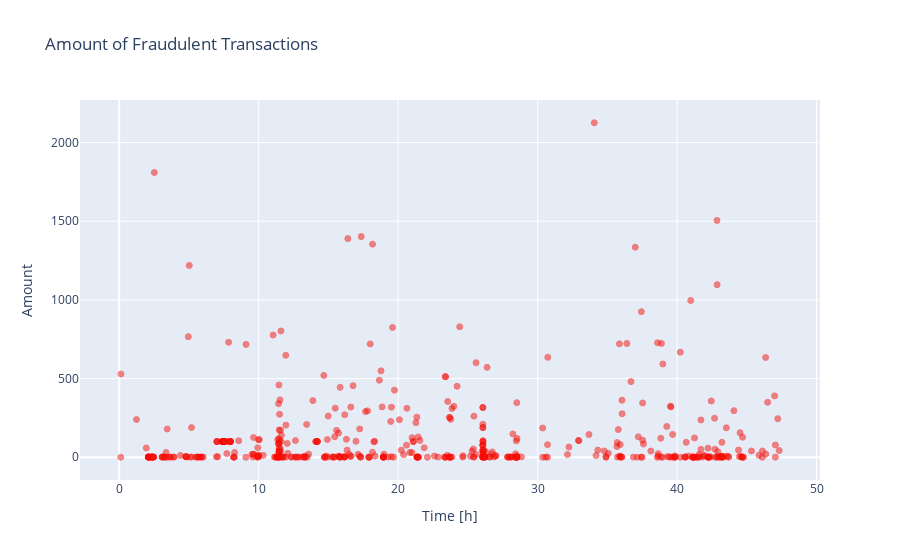

Here is the notebook cell this chart was saved with:
### Markdown cell above
## Scatter Plot of Fraudulent Transactions: Time vs Amount

### Code cell
# Create a scatter plot for fraudulent transactions
data_for_scatter_plot = data.loc[data['Fraud_Flag'] == 1]
data_for_scatter_plot['Transaction_Time'] = data_for_scatter_plot['Transaction_Time'] / 3600  # Convert to hours
data_for_scatter_plot['Transaction_Amount'] = data_for_scatter_plot['Transaction_Amount'].astype(float)  # Ensure it's float

trace = go.Scatter(
    x=data_for_scatter_plot['Transaction_Time'],
    y=data_for_scatter_plot['Transaction_Amount'],
    name="Transaction Amount",
    marker=dict(
        color='rgb(238,23,11)',
        line=dict(
            color='red',
            width=1
        ),
        opacity=0.5,
    ),
    text=data_for_scatter_plot['Transaction_Amount'],
    mode="markers"
)

scatter_plot_data= [trace]
layout = dict(
    title='Amount of Fraudulent Transactions',
    xaxis=dict(title='Time [h]', showticklabels=True),
    yaxis=dict(title='Amount'),
    hovermode='closest'
)

fig = dict(data=scatter_plot_data, layout=layout) 
iplot(fig, filename='fraud-amount')

### Figure 1 — Plotly figure (JSON) as saved in the notebook; plotly's stock layout.template omitted (floating-point values rounded to 4 significant figures; data arrays with more than 128 entries replaced by an {"elided": "..."} marker saying what was removed)
{"data": [{"marker": {"color": "rgb(238,23,11)", "line": {"color": "red", "width": 1}, "opacity": 0.5}, "mode": "markers", "name": "Transaction Amount", "text": {"elided": "492 float values"}, "type": "scatter", "x": {"elided": "492 float values"}, "y": {"elided": "492 float values"}}], "layout": {"hovermode": "closest", "title": {"text": "Amount of Fraudulent Transactions"}, "xaxis": {"showticklabels": true, "title": {"text": "Time [h]"}}, "yaxis": {"title": {"text": "Amount"}}}}
